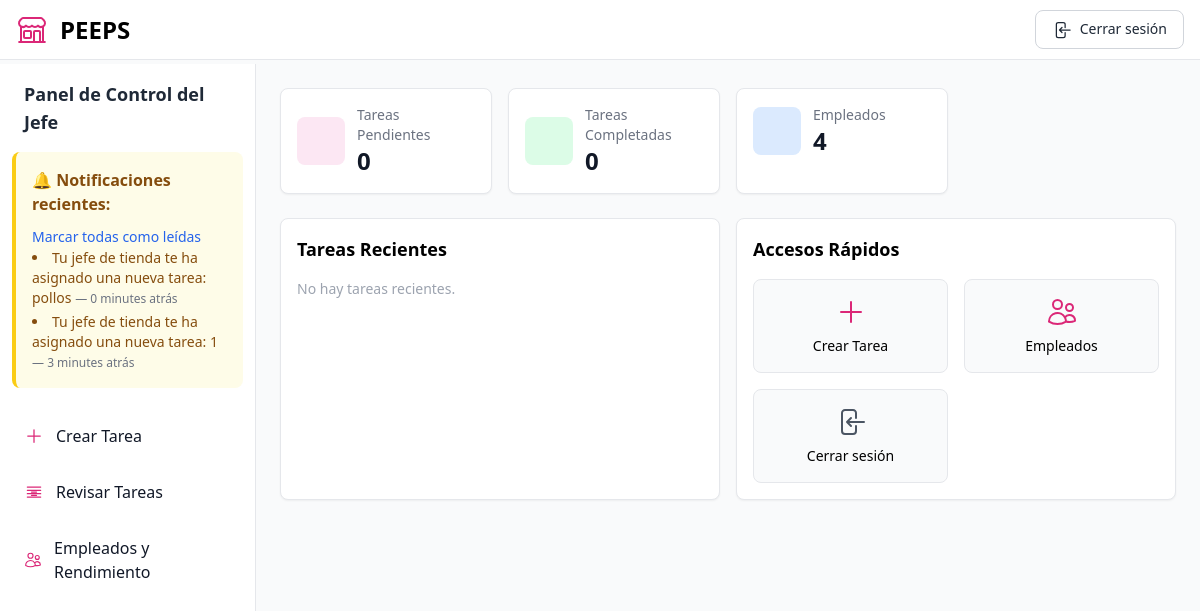
/jefe/ (signed in), run on the app's committed database.
### tasks/models.py (models this page shows, shortened)
class Notificacion(models.Model):
    usuario = models.ForeignKey(User, on_delete=models.CASCADE)
    mensaje = models.TextField()
    leida = models.BooleanField(default=False)
    fecha = models.DateTimeField(auto_now_add=True)

### tasks/views.py (the view)
# urls.py: path('jefe/', views.dashboard_jefe, name='dashboard_jefe'),  # Dashboard del jefe
@login_required
def dashboard_jefe(request):
    notificaciones = Notificacion.objects.filter(usuario=request.user, leida=False).order_by('-fecha')
    jefe = EmpleadoPerfil.objects.get(user=request.user)
    tareas_qs = Tarea.objects.filter(jefe=request.user)
    tareas_recientes = tareas_qs.order_by('-fecha_asignacion')[:5]
    return render(request, 'dashboard_jefe.html', {
        'tareas_recientes': tareas_recientes,
        'tareas_pendientes': tareas_qs.filter(completada=False).count(),
        'tareas_completadas': tareas_qs.filter(completada=True).count(),
        'empleado_count': EmpleadoPerfil.objects.filter(tienda=jefe.tienda, es_jefe=False).count(),
        'notificaciones': notificaciones
    })

### tasks/templates/dashboard_jefe.html (shortened to what this page needs)
{% load widget_tweaks %}
<!DOCTYPE html>
<html lang="es">
<head>
    <script src="https://cdn.tailwindcss.com"></script>
</head>
<body class="bg-gray-50">
    <div class="min-h-screen flex flex-col">
        <nav class="bg-white border-b border-gray-200 px-4 py-2.5 fixed left-0 right-0 top-0 z-50">
            <div class="flex flex-wrap justify-between items-center">
                <div class="flex items-center">
                    <span class="self-center text-2xl font-semibold whitespace-nowrap">PEEPS</span>
                </div>
                <div class="flex items-center">
                    <a href="{% url 'logout' %}"
                        class="text-gray-800 hover:bg-gray-50 focus:ring-4 focus:ring-gray-300 font-medium rounded-lg text-sm px-4 py-2 border border-gray-300">
                        Cerrar sesión
                    </a>
                </div>
            </div>
        </nav>
        <div class="flex flex-1 pt-16">
            <aside class="w-64 bg-white border-r border-gray-200 h-full fixed top-16 left-0 bottom-0 overflow-y-auto">
                <div class="px-3 py-4">
                    <h2 class="text-lg font-semibold text-gray-800 mb-4 px-3">Panel de Control del Jefe</h2>
                    <ul class="space-y-2">
                        {% if notificaciones %}
                        <div class="bg-yellow-50 border-l-4 border-yellow-400 text-yellow-800 p-4 mb-6 rounded-lg">
                            <p class="font-semibold mb-2">🔔 Notificaciones recientes:</p>
                            <a href="{% url 'marcar_notificaciones_leidas_Jefe' %}"
                                class="text-sm text-blue-600 hover:underline font-medium">
                                Marcar todas como leídas
                            </a>
                            <ul class="list-disc list-inside text-sm space-y-1">
                                {% for notif in notificaciones %}
                                <li>
                                    {{ notif.mensaje }}
                                    <span class="text-xs text-gray-500">— {{ notif.fecha|timesince }} atrás</span>
                                </li>
                                {% endfor %}
                            </ul>
                        </div>
                        {% endif %}
                        <li>
                            <a href="{% url 'jefe_crear_tarea' %}"
                                class="flex items-center p-3 text-gray-900 rounded-lg hover:bg-gray-100 group">
                                <svg xmlns="http://www.w3.org/2000/svg" fill="none" viewBox="0 0 24 24"
                                    stroke-width="1.5" stroke="currentColor" class="w-5 h-5 text-primary-600">
                                    <path stroke-linecap="round" stroke-linejoin="round" d="M12 4.5v15m7.5-7.5h-15" />
                                </svg>
                                <span class="ml-3">Crear Tarea</span>
                            </a>
                        </li>
                        <li>
                            <a href="{% url 'revisar_tareas' %}"
                                class="flex items-center p-3 text-gray-900 rounded-lg hover:bg-gray-100 group">
                                <svg xmlns="http://www.w3.org/2000/svg" class="w-5 h-5 text-primary-600" fill="none"
                                    viewBox="0 0 24 24" stroke="currentColor">
                                    <path stroke-linecap="round" stroke-linejoin="round" stroke-width="1.5"
                                        d="M9 12h6m-6 4h6m-3-10v.01M4 6h16M4 10h16M4 14h16M4 18h16" />
                                </svg>
                                <span class="ml-3">Revisar Tareas</span>
                            </a>
                        </li>
                        <li>
                                      <li>
  <a href="{% url 'jefe_empleados' %}" class="flex items-center p-3 text-gray-900 rounded-lg hover:bg-gray-100 group">
    <span class="ml-3">Empleados y Rendimiento</span>
  </a>
</li>
                    </ul>
                </div>
            </aside>
            <main class="ml-64 p-6 flex-1">
                <div class="grid grid-cols-1 md:grid-cols-2 lg:grid-cols-4 gap-4 mb-6">
                    <div class="bg-white rounded-lg border border-gray-200 p-4 shadow-sm">
                        <div class="flex items-center">
                            <div
                                class="inline-flex flex-shrink-0 justify-center items-center w-12 h-12 text-primary-600 bg-primary-100 rounded-lg mr-3">
                                <svg ... class="w-6 h-6"> ... </svg>
                            </div>
                            <div>
                                <p class="text-sm font-medium text-gray-500">Tareas Pendientes</p>
                                <p class="text-2xl font-bold text-gray-900">{{ tareas_pendientes }}</p>
                            </div>
                        </div>
                    </div>
                    <div class="bg-white rounded-lg border border-gray-200 p-4 shadow-sm">
                        <div class="flex items-center">
                            <div
                                class="inline-flex flex-shrink-0 justify-center items-center w-12 h-12 text-green-600 bg-green-100 rounded-lg mr-3">
                                <svg ... class="w-6 h-6"> ... </svg>
                            </div>
                            <div>
                                <p class="text-sm font-medium text-gray-500">Tareas Completadas</p>
                                <p class="text-2xl font-bold text-gray-900">{{ tareas_completadas }}</p>
                            </div>
                        </div>
                    </div>
                    <div class="bg-white rounded-lg border border-gray-200 p-4 shadow-sm">
                        <div class="flex items-center">
                            <div
                                class="inline-flex flex-shrink-0 justify-center items-center w-12 h-12 text-blue-600 bg-blue-100 rounded-lg mr-3">
                                <svg ... class="w-6 h-6"> ... </svg>
                            </div>
                            <div>
                                <p class="text-sm font-medium text-gray-500">Empleados</p>
                                <p class="text-2xl font-bold text-gray-900">{{ empleado_count }}</p>
                            </div>
                        </div>
                    </div>
                </div>
                <div class="grid grid-cols-1 lg:grid-cols-2 gap-4 mb-6">
                    <div class="bg-white rounded-lg border border-gray-200 p-4 shadow-sm">
                        <h3 class="text-lg font-semibold mb-4">Tareas Recientes</h3>
                        <div class="space-y-3">
                            {% for tarea in tareas_recientes %}
                            <div class="p-3 bg-gray-50 rounded-lg border border-gray-200">
                                <div class="flex justify-between">
                                    <span class="font-medium">{{ tarea.titulo }}</span>
                                    <span class="text-xs text-gray-500">
                                        {{ tarea.fecha_asignacion|timesince }} atrás
                                    </span>
                                </div>
                                <p class="text-sm text-gray-500">
                                    Asignada a:
                                    {% for emp in tarea.empleados.all %}
                                    {{ emp.user.get_full_name|default:emp.user.username }}{% if not forloop.last %},
                                    {% endif %}
                                    {% endfor %}
                                </p>
                            </div>
                            {% empty %}
                            <p class="text-sm text-gray-400">No hay tareas recientes.</p>
                            {% endfor %}
                        </div>
                    </div>
                    <div class="bg-white rounded-lg border border-gray-200 p-4 shadow-sm">
                        <h3 class="text-lg font-semibold mb-4">Accesos Rápidos</h3>
                        <div class="grid grid-cols-2 gap-4">
                            <a href="{% url 'jefe_crear_tarea' %}"
                                class="flex flex-col items-center justify-center p-4 bg-gray-50 rounded-lg border border-gray-200 hover:bg-gray-100">
                                <svg xmlns="http://www.w3.org/2000/svg" fill="none" viewBox="0 0 24 24"
                                    stroke-width="1.5" stroke="currentColor" class="w-8 h-8 text-primary-600 mb-2">
                                    <path stroke-linecap="round" stroke-linejoin="round" d="M12 4.5v15m7.5-7.5h-15" />
                                </svg>
                                <span class="text-sm font-medium">Crear Tarea</span>
                            </a>
                            <a href="{% url 'jefe_empleados' %}"
                                class="flex flex-col items-center justify-center p-4 bg-gray-50 rounded-lg border border-gray-200 hover:bg-gray-100">
                                <span class="text-sm font-medium">Empleados</span>
                            </a>
                            <a href="{% url 'logout' %}"
                                class="flex flex-col items-center justify-center p-4 bg-gray-50 rounded-lg border border-gray-200 hover:bg-gray-100">
                                <span class="text-sm font-medium">Cerrar sesión</span>
                            </a>
                        </div>
                    </div>
                </div>
            </main>
        </div>
    </div>
</body>
</html>

### data on the page
Notificacion: mensaje "Tu jefe de tienda te ha asignado una nueva tarea: pollos", fecha "0 minutes"
Notificacion: mensaje "Tu jefe de tienda te ha asignado una nueva tarea: 1", fecha "3 minutes"

### other printed values
{{ tareas_pendientes }} "0"
{{ tareas_completadas }} "0"
{{ empleado_count }} "4"
